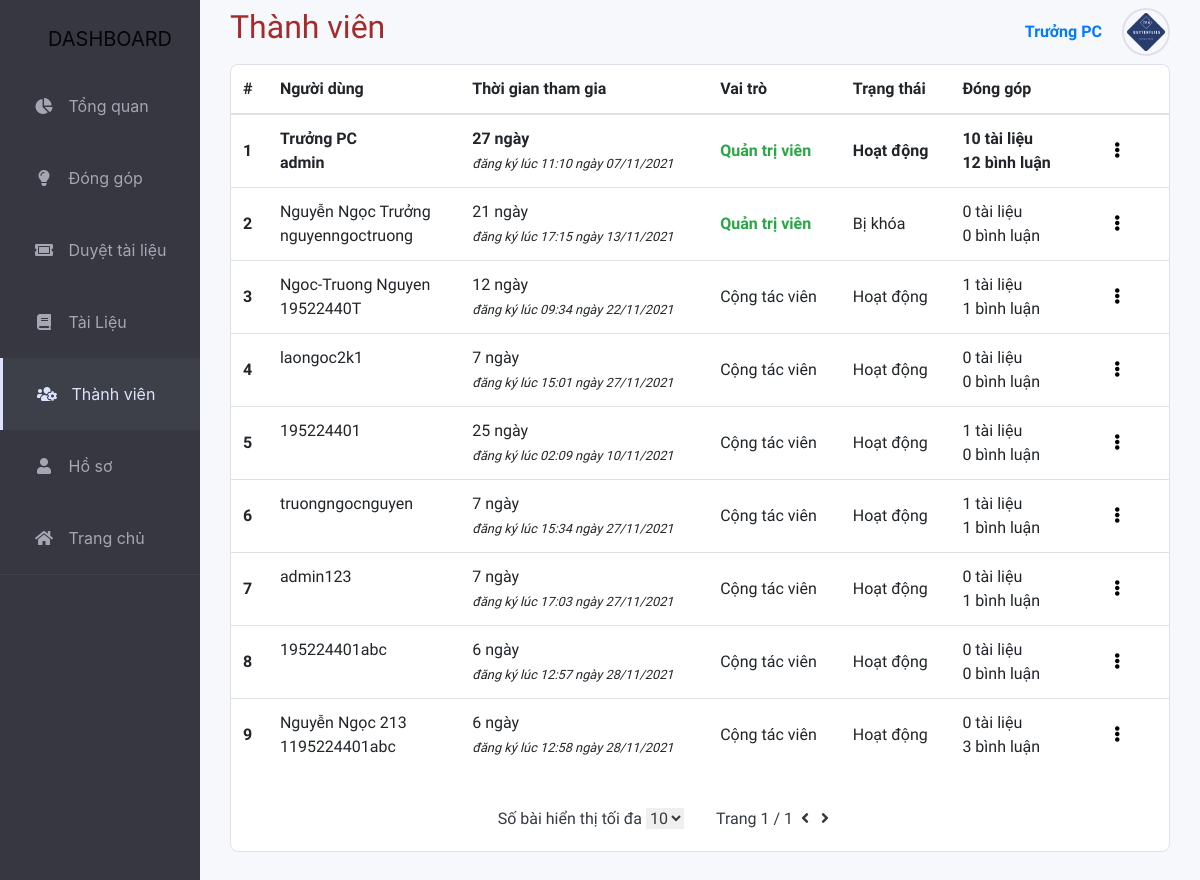
The app's page /dashboard/ThanhVien/ (signed in) with its own data.
### myproject/models.py (models this page shows)
class InformationUser(models.Model):
    User = models.ForeignKey(User, on_delete=models.CASCADE)
    Class = models.CharField(max_length=20)
    Gender_Choices = (
        ('Nam', 'Nam'),
        ('Nu', 'Nữ'),
        ('Khac', 'Khác'),
    )
    Gender = models.CharField(
        max_length=10, choices=Gender_Choices, default='Nam')
    Facebook = models.CharField(max_length=100, default="")
    Github = models.CharField(max_length=100, default="")
    Bio = models.TextField()

### myproject/views.py (the view)
# urls.py: path('dashboard/ThanhVien/', views.ThanhVien_view, name='ThanhVien_view'),
def ThanhVien_view(request):
    if not request.user.is_active:
        return HttpResponseRedirect(reverse('DangNhap_view'))
    if not request.user.is_staff:
        return HttpResponseRedirect(reverse('dashboard_view'))
    num = 10
    if request.GET.get('num'):
        num = int(request.GET.get('num'))
    p = Paginator(InformationUser.objects.all(), num)
    page = request.GET.get('page')
    data = p.get_page(page)
    for i in range(len(data)):
        data[i].ThoiGianTG = (datetime.datetime.now(
            datetime.timezone.utc) - data[i].User.date_joined).days
        data[i].TaiLieu = TaiLieu.objects.filter(user=data[i].User).count()
        data[i].Comment = CommentMH.objects.filter(user=data[i].User).count()
        data[i].Comment += CommentTL.objects.filter(user=data[i].User).count()
    return render(
        request,
        'db_ThanhVien.html',
        {
            'data': data,
            'num': num
        }
    )

### myproject/templates/db_ThanhVien.html (shortened to what this page needs)
{% extends "dashboard_base.html" %}
{% load mathfilters %}
{% block TrangTV %}horizontal{% endblock%}
{% block TieuDe %}Thành viên{% endblock %}
{% block content %}
<div class="row col-12 justify-content-center row" style="margin-bottom: 30px;">
    <div class="col-12 list-subject">
        <table class="table table-hover">
            <thead>
                <tr>
                <th scope="col" class='align-middle' style="border-top:0">#</th>
                <th scope="col" class='align-middle' style="border-top:0">Người dùng</th>
                <th scope="col" class='align-middle' style="border-top:0">Thời gian tham gia</th>
                <th scope='col' class='align-middle' style="border-top:0">Vai trò</th>
                <th scope="col" class='align-middle' style="border-top:0">Trạng thái</th>
                <th scope="col" class='align-middle' style="border-top:0">Đóng góp</th>
                <th scope="col" class='align-middle' style="border-top:0"></th>
                </tr>
            </thead>
            <tbody>
            {% for item in data %}
                {% if item.User == user %}
                <tr class='font-weight-bold'>
                {% else %}
                <tr class=''>
                {% endif %}
                    <th class='align-middle' scope="row">{{ data.number| sub:1| mul:num| add:forloop.counter }}</th>
                    <td>
                        {% if item.User.first_name %}
                            {{ item.User.first_name }}
                            <br/>
                        {% endif %}
                        {{ item.User.username }}
                    </td>
                    <td class='align-middle'>
                        {{ item.ThoiGianTG }} ngày
                        <br/>
                        <small class='font-italic'>đăng ký lúc {{ item.User.date_joined | date:'H:i' }} ngày {{ item.User.date_joined | date:'d/m/Y' }} </small>
                    </td>
                    <td class='align-middle'>
                        {% if item.User.is_staff %}
                            <span class='text-success font-weight-bold'>Quản trị viên</span>
                        {% else %}
                            Cộng tác viên
                        {% endif %}
                    </td>
                    <td class='align-middle'>
                        {% if item.User.is_active %}
                            Hoạt động
                        {% else %}
                            Bị khóa
                        {% endif %}
                    </td>
                    <td class='align-middle'>
                        {{ item.TaiLieu }} tài liệu
                        <br/>
                        {{ item.Comment }} bình luận
                    </td>
                    <td class='align-middle'>
                        <div class="btn-group dropleft">
                        <button class="nav-link" style='background:none; border:none' type="button" data-toggle="dropdown" aria-haspopup="true" aria-expanded="false">
                            &ensp; <i class="fas fa-ellipsis-v"></i> &ensp;
                        </button>
                        </div>
                    </td>
                </tr>
            {% endfor %}
            </tbody>
        </table>
        <div class="list-subject-footer row text-dark">
            <div class="so-bai col-12 col-sm-6 pr-3 align-self-center ">
                <p style="display: inline;">Số bài hiển thị tối đa</p>
                <select id="maximum-number" class='text-dark' name="maximum-number" style="border: none; "onchange= "window.location.href='?num='+this.value">
                    <option value={{num}} selected>{{num}}</option>
                </select>
            </div>
            <div class="tong-bai col-12 col-sm-6 pl-3 text-left" style="min-width: 200px;">
                <p style="display: inline;">Trang {{ data.number }} / {{ data.paginator.num_pages }}</p>
                {% if data.has_previous %}
                    <a style="text-decoration: none" href="?num={{num}}&page={{ data.previous_page_number }}" class="backward" >&nbsp;<i class="fas fa-angle-left text-dark"></i>&nbsp;</a>
                {% else %}
                    <a style="text-decoration: none" class="backward" >&nbsp;<i class="fas fa-angle-left text-dark"></i>&nbsp;</a>
                {% endif %}
                {% if data.has_next %}
                    <a style="text-decoration: none" href="?num={{num}}&page={{ data.next_page_number }}" class="forward">&nbsp;<i class="fas fa-angle-right text-dark"></i>&nbsp;</a>
                {% else %}
                    <a style="text-decoration: none" class="forward" >&nbsp;<i class="fas fa-angle-right text-dark"></i>&nbsp;</a>
                {% endif %}
            </div>
        </div>
    </div>
</div>
{% endblock content %}

### myproject/templates/dashboard_base.html (shortened to what this page needs)
{% load static %}
{% load mathfilters %}
<!DOCTYPE html>
<html lang="vi">
<head>
    <link rel="stylesheet" href="{% static 'css/dashboard2.css' %}">
    <link rel="stylesheet" href="https://cdnjs.cloudflare.com/ajax/libs/font-awesome/5.15.1/css/all.min.css" />
    <link rel="stylesheet" href="https://cdn.jsdelivr.net/npm/bootstrap@4.5.3/dist/css/bootstrap.min.css"
>
</head>
<body style="background-color: #363740;">
    <div class="container-fluid" style="padding:0px">
            <nav class="navbar navbar-expand-lg navbar-light fixed-top sidebar col-lg-2 p-0" style='display:inline-block'>
                <a class="navbar-brand text-center pt-lg-4 pb-lg-3 pl-lg-4 pl-xl-5 pl-3" href="#">DASHBOARD</a>
                <div class="collapse navbar-collapse" id="navbarSupportedContent">
                    <ul class="list-item p-0 w-100">
                        <li class="item {% block TrangTQ %}{% endblock %}">
                            <a class="nav-link pl-2 p-lg-3 p-xl-4" href="{% url 'dashboard_view' %}">
                                <i class="fas fa-chart-pie"></i>
                                <p>Tổng quan</p>
                            </a>
                        </li>
                        <li class="item {% block TrangDGTL %}{% endblock %}">
                            <a class="nav-link pl-2 p-lg-3 p-xl-4" href="{% url 'DongGopTL_view' %}">
                                <i class="fas fa-lightbulb"></i>
                                <p>Đóng góp</p>
                            </a>
                        </li>
                        {% if user.is_staff %}
                        <li class="item {% block TrangDTL %}{% endblock %}">
                            <a class="nav-link pl-2 p-lg-3 p-xl-4" href="{% url 'DuyetTL_view' %}">
                                <i class="fas fa-ticket-alt"></i>
                                <p>Duyệt tài liệu</p>
                            </a>
                        </li>
                        {% endif %}
                        <li class="item {% block TrangTL %}{% endblock %}">
                            <a class="nav-link pl-2 p-lg-3 p-xl-4" href="{% url 'TaiLieu_view' %}">
                                <i class="fas fa-book"></i>
                                <p>Tài Liệu</p>
                            </a>
                        </li>
                        {% if user.is_staff %}
                        <li class="item {% block TrangTV %}{% endblock %}">
                            <a class="nav-link pl-2 p-lg-3 p-xl-4" href="{% url 'ThanhVien_view' %}">
                                <i class="fas fa-users-cog"></i>
                                <p>Thành viên</p>
                            </a>
                        </li>
                        {% endif %}
                        <li class="item {% block TrangTT %}{% endblock %}">
                            <a class="nav-link pl-2 p-lg-3 p-xl-4" href="{% url 'ThongTinCaNhan_view' %}">
                                <i class="fas fa-user"></i>
                                <p>Hồ sơ</p>
                            </a>
                        </li>
                        <li class="item">
                            <a class="nav-link pl-2 p-lg-3 p-xl-4" href="/">
                                <i class="fas fa-home"></i>
                                Trang chủ
                            </a>
                        </li>
                    </ul>
                </div>
            </nav>
        </div>
        <div class="content col-12 col-lg-10 mt-3 pt-5 mt-lg-0 pt-xl-2">
            <div class="row pb-2">
                <div class="col-6">
                    <h2 class="TieuDe">{% block TieuDe %}{% endblock %}</h2>
                </div>
                <div class="col-6">
                    <div class="user">
                        <a class="nav-link" href="#" data-toggle="dropdown" style="padding: 0; " aria-expanded="false">
                            <div class="row nav-justified">
                                <div class="align-self-center"
                                    style="padding-left:20px; padding-right:20px; font-weight:600">
                                    {{user.first_name}}
                                </div>
                                <div class="avatar-frame">
                                    <div class="avatar"
                                        style="background: url('{{ user.last_name }}');background-repeat: no-repeat; background-size: cover; background-position: center;">
                                    </div>
                                </div>
                            </div>
                        </a>
                    </div>
                </div>
            </div>
            {% block content%}{% endblock %}
        </div>
</body>
</html>

### myproject/static/css/dashboard2.css (style rules this page uses)
body { margin: 0; font-size: 14px; background-color: #363740; font-family: 'Montserrat', sans-serif; }
.sidebar { background-color: #363740; float: left; position: fixed; }
.sidebar div { width: 100%; }
.sidebar .list-item,.list-option { border-bottom: #40414A solid 0.5px; list-style: none; }
.sidebar .list-item .item { margin: 0px; color: #A4A6B3; }
.sidebar .list-item .horizontal { border-left: #DDE2FF solid 3px; background-color: #3E4049; color: #DDE2FF; }
.sidebar a:-webkit-any-link { color: #A4A6B3; cursor: pointer; text-decoration: none; }
.horizontal a:-webkit-any-link { color: #DDE2FF; }
.sidebar .item i { display: inline-block; width: 40px; text-align: center; }
.sidebar .list-item .item p { display: inline-block; margin: 0; }
.content { background-color: #F7F8FC; color: brown; display: block; min-height: 100vh; font-family: 'Mulish', sans-serif; float: right; }
.content .row { margin-left: 0px; margin-right: 0px; }
.avatar-frame { float: right; height:48px; width: 48px; border-radius: 25px; border: solid 2px #DFE0EB; }
.avatar { height:42px; width: 42px; margin: 1px; background-position: center; background-repeat: no-repeat; background-size: cover; border-radius: 22px; border: solid 2px #F7F8FC; background-size: 100%; }
.user { float: right; }
.list-subject { border-radius: 8px; border:solid 1px #DFE0EB; background-color: #FFFFFF; }
.col-12.list-subject { padding: 0; }
.list-subject-footer { text-align: right; padding: 20px 15px; }

### records on screen
InformationUser: number|sub "1", User.first_name "Trưởng PC", User.username "admin", ThoiGianTG "27", User.date_joined "11:10", User.date_joined "07/11/2021", shows "Quản trị viên", shows "Hoạt động", TaiLieu "10", Comment "12"
InformationUser: number|sub "2", User.first_name "Nguyễn Ngọc Trưởng", User.username "nguyenngoctruong", ThoiGianTG "21", User.date_joined "17:15", User.date_joined "13/11/2021", shows "Quản trị viên", shows "Bị khóa", TaiLieu "0", Comment "0"
InformationUser: number|sub "3", User.first_name "Ngoc-Truong Nguyen", User.username "19522440T", ThoiGianTG "12", User.date_joined "09:34", User.date_joined "22/11/2021", shows "Cộng tác viên", shows "Hoạt động", TaiLieu "1", Comment "1"
InformationUser: number|sub "4", User.username "laongoc2k1", ThoiGianTG "7", User.date_joined "15:01", User.date_joined "27/11/2021", shows "Cộng tác viên", shows "Hoạt động", TaiLieu "0", Comment "0"
InformationUser: number|sub "5", User.username "195224401", ThoiGianTG "25", User.date_joined "02:09", User.date_joined "10/11/2021", shows "Cộng tác viên", shows "Hoạt động", TaiLieu "1", Comment "0"
InformationUser: number|sub "6", User.username "truongngocnguyen", ThoiGianTG "7", User.date_joined "15:34", User.date_joined "27/11/2021", shows "Cộng tác viên", shows "Hoạt động", TaiLieu "1", Comment "1"
InformationUser: number|sub "7", User.username "admin123", ThoiGianTG "7", User.date_joined "17:03", User.date_joined "27/11/2021", shows "Cộng tác viên", shows "Hoạt động", TaiLieu "0", Comment "1"
InformationUser: number|sub "8", User.username "195224401abc", ThoiGianTG "6", User.date_joined "12:57", User.date_joined "28/11/2021", shows "Cộng tác viên", shows "Hoạt động", TaiLieu "0", Comment "0"
InformationUser: number|sub "9", User.first_name "Nguyễn Ngọc 213", User.username "1195224401abc", ThoiGianTG "6", User.date_joined "12:58", User.date_joined "28/11/2021", shows "Cộng tác viên", shows "Hoạt động", TaiLieu "0", Comment "3"

### other values on screen
{{ user.first_name }} "Trưởng PC"
{{ data.number }} "1"
{{ data.paginator.num_pages }} "1"
form field maximum-number "10"
